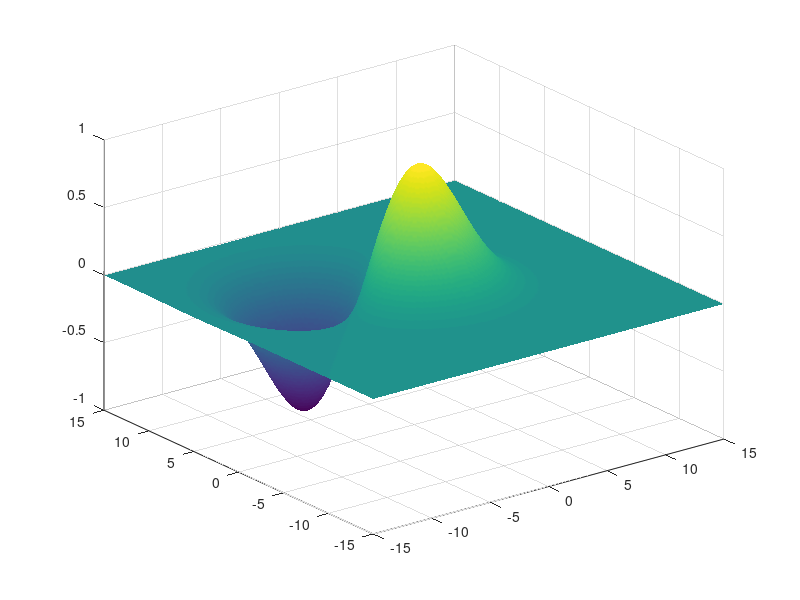

The MATLAB script that drew this image:
% integral from negative infinitiy to positive infinity
% Gaussian function: a*e^(-(x-b)^2)/(2c^2)
% parameters a, b, c are real constants, c>0
% a = alpha 
% b = mu (expected value)
% c = sigma (variance)

var_s = 2;
alpha = 1/(var_s*sqrt(2*pi));
mu = 0;
sigma = sqrt(var_s);
dx = .1;

mux = -5;
muy = 5;
var_s2 = 2;
alpha2 = 1/(var_s2*sqrt(2*pi));
sigma2 = sqrt(var_s2);


%range over which I'm plotting
x = -15:dx:15;
y = x;

[X,Y] = meshgrid(x,y);

%improve this function so all parameters are included
z = exp(-(alpha.*((X.^2)+(Y.^2))/(2*sigma.^2)));
z2 = -exp(-(alpha2.*(((X-mux).^2)+((Y-muy).^2))/(2*sigma2.^2)));
z = z+z2;

% This works fine. Just plotting the function.
surf(X,Y, z)
hold on
%surf(X,Y, z2)
shading interp
axis([min(x) max(x) min(y) max(y) -1 1])

%x and y limits will automatically change based on the the lowest and 
%highest value in the matrix


